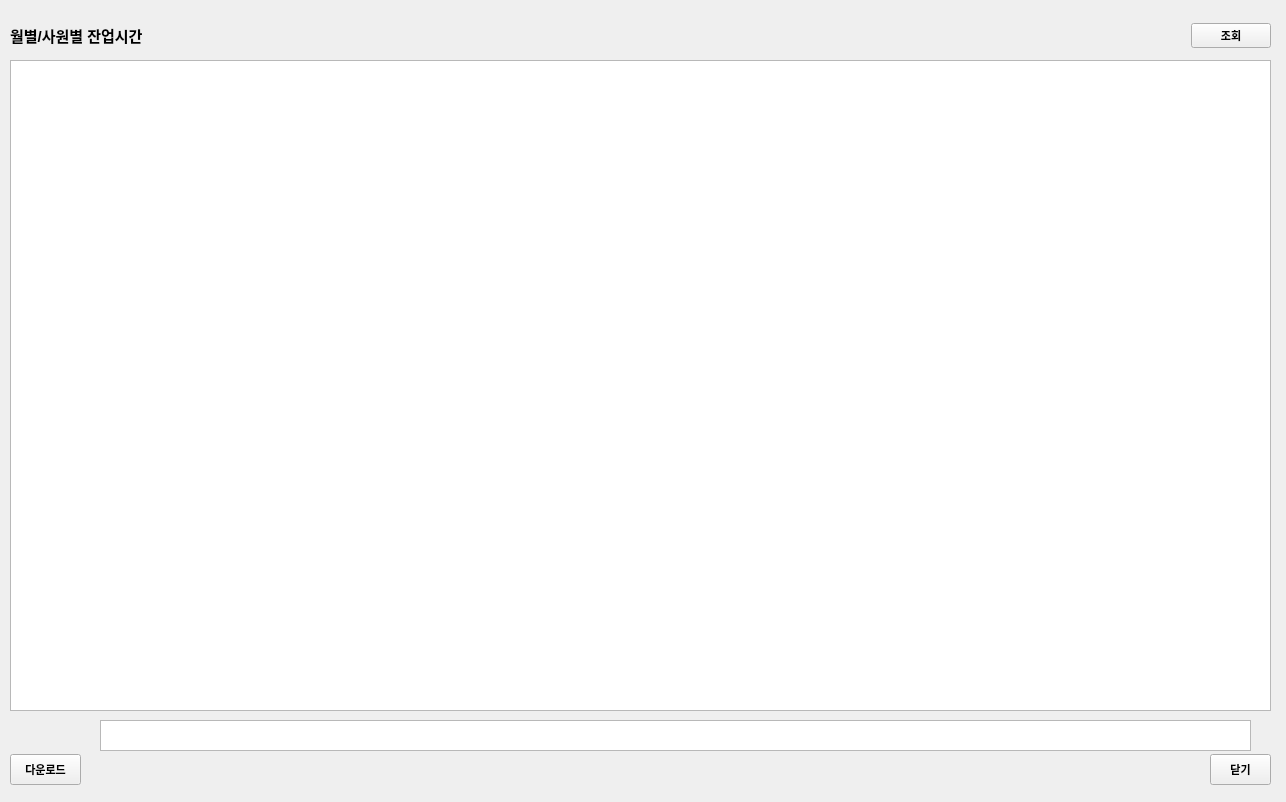
<?xml version="1.0" encoding="UTF-8"?>
<ui version="4.0">
 <class>window</class>
 <widget class="QWidget" name="window">
  <property name="geometry">
   <rect>
    <x>0</x>
    <y>0</y>
    <width>1286</width>
    <height>802</height>
   </rect>
  </property>
  <property name="windowTitle">
   <string>Form</string>
  </property>
  <widget class="QTableWidget" name="tbl_emp_info">
   <property name="geometry">
    <rect>
     <x>10</x>
     <y>60</y>
     <width>1261</width>
     <height>651</height>
    </rect>
   </property>
   <attribute name="verticalHeaderVisible">
    <bool>false</bool>
   </attribute>
  </widget>
  <widget class="QPushButton" name="btn_close">
   <property name="geometry">
    <rect>
     <x>1210</x>
     <y>754</y>
     <width>61</width>
     <height>31</height>
    </rect>
   </property>
   <property name="font">
    <font>
     <family>Arial</family>
     <pointsize>8</pointsize>
     <weight>75</weight>
     <bold>true</bold>
    </font>
   </property>
   <property name="text">
    <string>닫기</string>
   </property>
  </widget>
  <widget class="QPushButton" name="btn_download">
   <property name="geometry">
    <rect>
     <x>10</x>
     <y>754</y>
     <width>71</width>
     <height>31</height>
    </rect>
   </property>
   <property name="font">
    <font>
     <family>Arial</family>
     <pointsize>8</pointsize>
     <weight>75</weight>
     <bold>true</bold>
    </font>
   </property>
   <property name="text">
    <string>다운로드</string>
   </property>
  </widget>
  <widget class="QWidget" name="horizontalLayoutWidget">
   <property name="geometry">
    <rect>
     <x>10</x>
     <y>10</y>
     <width>1261</width>
     <height>51</height>
    </rect>
   </property>
   <layout class="QHBoxLayout" name="horizontalLayout">
    <item>
     <widget class="QLabel" name="lbl_select_date">
      <property name="font">
       <font>
        <family>Arial</family>
        <pointsize>11</pointsize>
        <weight>75</weight>
        <bold>true</bold>
       </font>
      </property>
      <property name="text">
       <string>월별/사원별 잔업시간</string>
      </property>
     </widget>
    </item>
    <item>
     <spacer name="horizontalSpacer">
      <property name="orientation">
       <enum>Qt::Horizontal</enum>
      </property>
      <property name="sizeHint" stdset="0">
       <size>
        <width>40</width>
        <height>20</height>
       </size>
      </property>
     </spacer>
    </item>
    <item>
     <widget class="QPushButton" name="btn_send">
      <property name="font">
       <font>
        <family>Arial</family>
        <pointsize>8</pointsize>
        <weight>75</weight>
        <bold>true</bold>
       </font>
      </property>
      <property name="text">
       <string>조회</string>
      </property>
     </widget>
    </item>
   </layout>
  </widget>
  <widget class="QTableWidget" name="tbl_emp_month_info">
   <property name="geometry">
    <rect>
     <x>100</x>
     <y>720</y>
     <width>1151</width>
     <height>31</height>
    </rect>
   </property>
   <attribute name="verticalHeaderVisible">
    <bool>false</bool>
   </attribute>
  </widget>
 </widget>
 <resources/>
 <connections/>
</ui>
